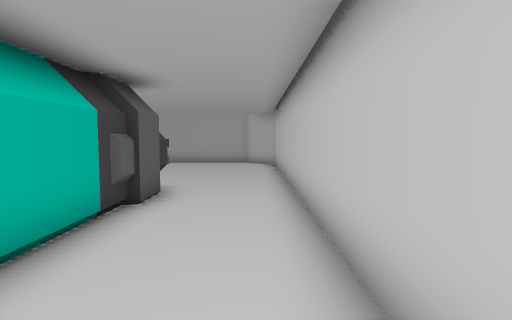
[1] (above)

16 first-person views from a walk through a scene from a Unity 3-D project. The camera is 1.3 m above the floor, tilts 4° down and sees 80° across. The floor is counted in squares, 1 m on a side. Each view is taken from the middle of a square. On the plan, view 1 faces up. The plan holds only what a view shows up to about 14 squares ahead; the rest is blank. The place goes on beyond the plan.

[2]
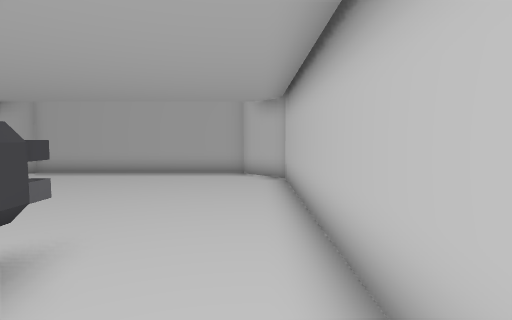

[3]
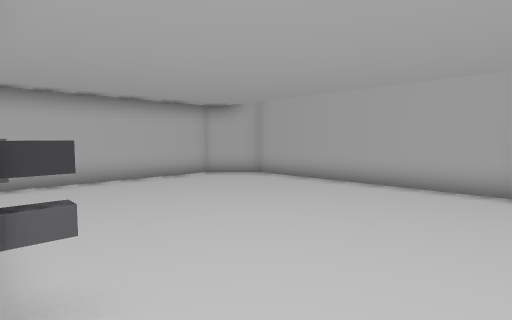

[4]
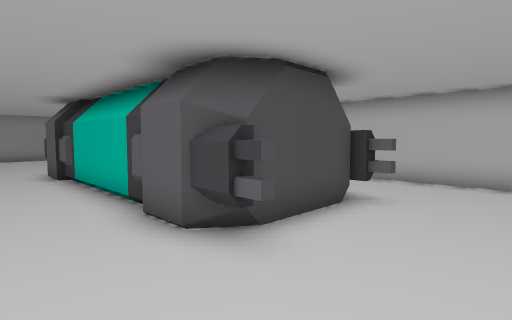

[5]
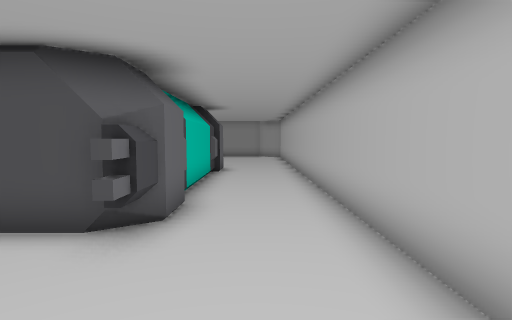

[6]
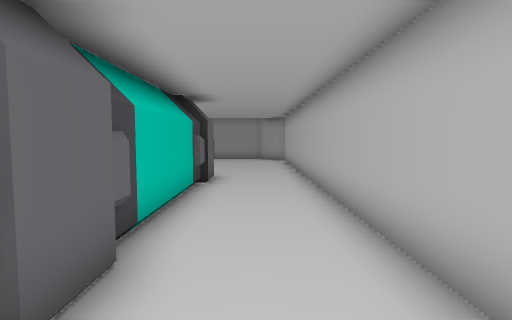

[7]
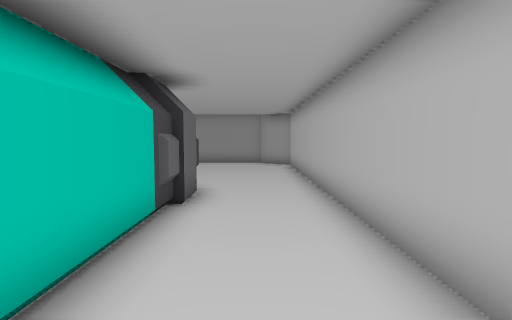

[8]
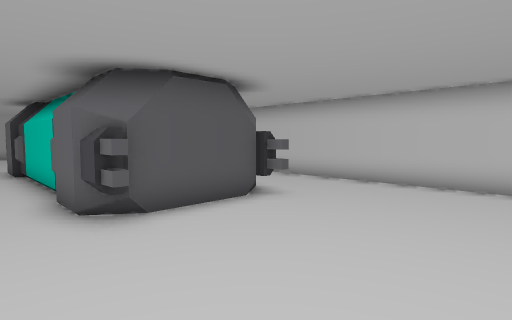

[9]
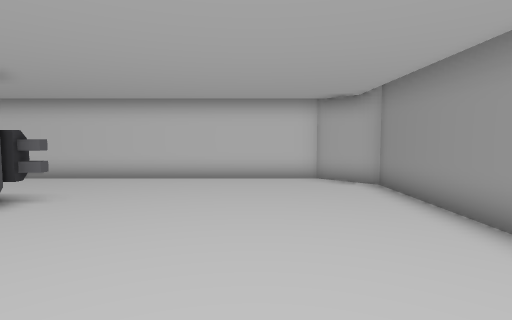

[10]
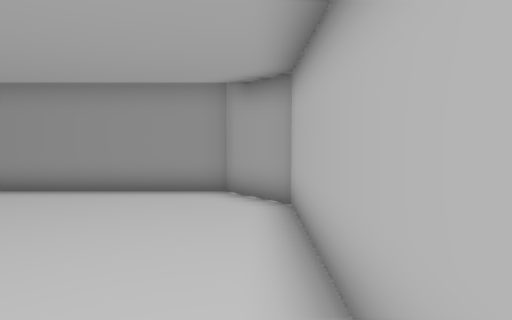

[11]
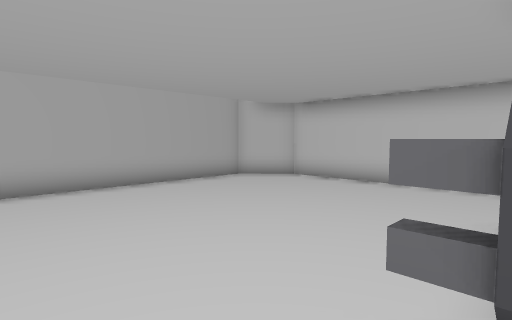

[12]
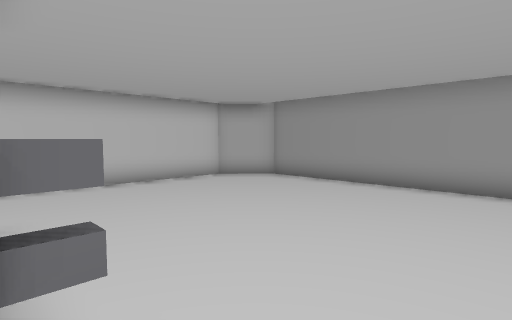

[13]
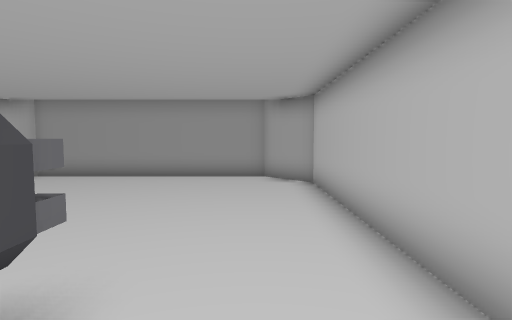

[14]
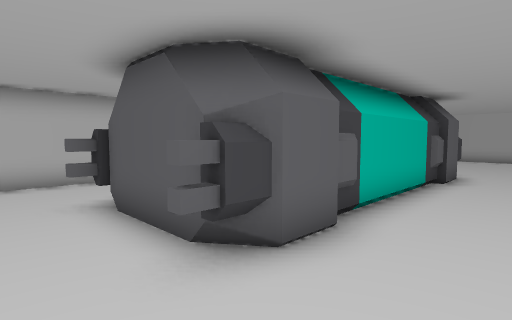

[15]
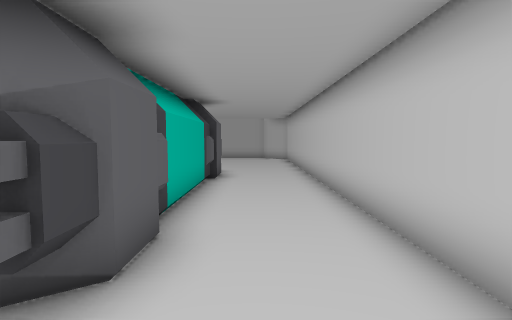

[16]
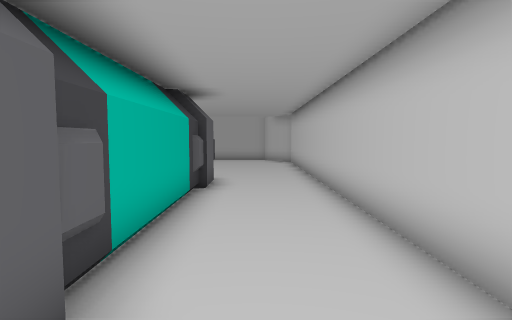

### Floor plan
Ten units are one square. View 1 is at (0, 0); x grows to the right and y downward. Boxes are objects, and circles mark ways between rooms. Rooms are numbered by the first view taken in them; rooms with no view inside come last. Other rooms are left out.
<svg viewBox="-102 -170 117 280">
<path fill="none" stroke="#000" d="M-62 -79 -30 -79 -26 -76M-65 -82 -60 -82M-62 -76 -58 -79M-29 -82 -23 -82 -23 -52M-64 -72 -64 -86M-29 -79 -23 -72M-25 -88 -25 -81M-66 -59 -66 -72 -59 -79M-25 -60 -25 0M-23 -8 -23 19M-64 0 -64 -60M-59 19 -66 13 -66 0M-25 18 -25 26M-64 26 -64 12M10 35 10 -150 -5 -165 -83 -165 -97 -150 -97 25M-28 26 -28 18M-58 19 -62 17M-23 19 -65 19M-25 16 -31 20M-22 12 -29 19M-97 25 -97 90 -83 105 -5 105 10 90 10 35"/>
<circle cx="-5" cy="25" r="3" fill="#2a7"/>
<circle cx="-80" cy="20" r="3" fill="#2a7"/>
<text x="-50" y="-90">1</text>
<text x="-50" y="60">2</text>
</svg>
Room 1 opens to room 2.

Where each view was taken, in squares from view 1:
view 1: 0 up, 0 right, facing up
view 2: 5 up, 0 right, facing up
view 3: 8 up, 0 right, facing up-left
view 4: 11 up, 0 right, facing down-left
view 5: 12 up, 8 left, facing down
view 6: 9 up, 8 left, facing down
view 7: 6 up, 8 left, facing down
view 8: 7 down, 8 left, facing up-right
view 9: 7 down, 9 left, facing right
view 10: 3 down, 9 left, facing down
view 11: 8 up, 8 left, facing up-right
view 12: 2 down, 8 left, facing down-right
view 13: 0 up, 8 left, facing down
view 14: 4 down, 0 right, facing up-left
view 15: 4 down, 1 left, facing up
view 16: 2 down, 1 left, facing up
